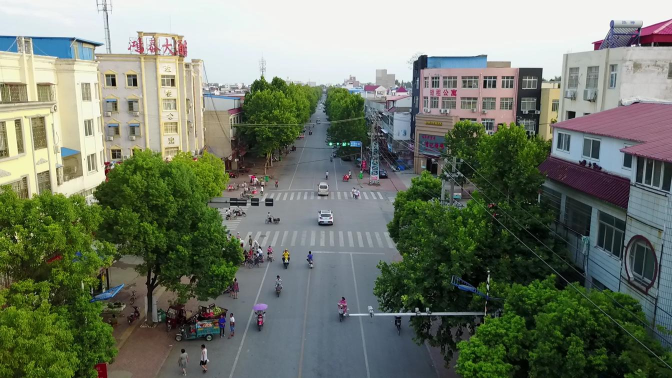
#> input picture sequences/uav0000169_00000_s/img0000014.jpg, 1344 x 756 px, found by its file name (shown at 1/2 size); its folder holds only this picture in this run
$ jupyter execute composite.ipynb
#> lines starting #> are read from the running program, lines starting #| are printed output that depends on the picture; after the words box and inside, x2 and y2 are one past the last pixel; in counts of white or black regions, pixels touching at a corner belong together; long printed decimals are rounded
### code/segmentation/fuzzy_c_means.py
from segmentation.image_segmenter import ImageSegmenter
import numpy as np
from scipy.signal import convolve2d

# [10 lines left out: function get_d, not called in this run]

class FuzzyCMeansSegmenter(ImageSegmenter):

    def __init__(self, n_groups: int, target_error: float, neighbourhood_size: int, m: float, lambda_val: float,
                 max_iter: int):
        # TODO finish arg parsing + default values

        self.n_groups = n_groups
        self.target_error = target_error
        self.neighbourhood_size = neighbourhood_size
        self.m = m
        self.lambda_val = lambda_val
        self.max_iter = max_iter

        self.p = 1
        self.q = 1
        self.epsilon = 0
        self.__min_clip = 1e-5

    def segment_image(self, image: np.ndarray, previous_guess: np.ndarray = None, return_centroid : bool = False) -> np.ndarray:

        # TODO use previous_guess

        kernel = np.ones((self.neighbourhood_size,) * 2)

        # Update centroids first
        default_u = np.zeros([self.n_groups, ] + list(image.shape[0:2]))
        rows, cols = image.shape[0:2]
        row_indices, col_indices = np.meshgrid(np.arange(rows), np.arange(cols), indexing='ij')
        summed = row_indices * cols + col_indices

        for ii in range(self.n_groups):
            idxii = summed % self.n_groups == ii
            default_u[ii, idxii] = 1

        centroids = self.__compute_centroids(image, default_u)

        # Warning dismiss
        u_prime_prime = None

        for i in range(self.max_iter):

            # Compute u
            u = self.__update_u(image, centroids)

            # Compute hesitation
            ones = np.ones_like(u)
            pi = ones - u - (ones - u) / (ones + self.lambda_val * u)

            # Compute membership function
            u_prime = u + pi

            # Compute spatial function
            h = np.zeros_like(u)
            for j in range(u.shape[0]):
                h[j, :, :] = convolve2d(u[j, :, :], kernel, mode='same', boundary='fill')

            # Compute new membership function
            u_prime_prime_prod = np.pow(u_prime, self.p) * np.pow(h, self.q)
            u_prime_prime = u_prime_prime_prod / np.sum(u_prime_prime_prod, axis=0)[np.newaxis, :, :]

            # Compute centroids
            centroids = self.__compute_centroids(image, u_prime_prime)

            # TODO check u(new) - u(old) diff

            if self.__compute_error(image, centroids, u_prime_prime) < self.target_error:
                break

        ret_val = np.argmax(u_prime_prime, axis = 0)

        if return_centroid:
            return ret_val, centroids

        return ret_val

    def __update_u(self, image: np.ndarray, centroids: np.ndarray) -> np.ndarray:
        '''
            Computes the membership value according to paper specification
        '''
        dists = self.__compute_pixel_dist(image, centroids)
        summed = np.sum(dists, axis=0)[np.newaxis, :, :]

        # clip to avoid runtime issues (nan/inf)
        dists = np.clip(dists, a_min = self.__min_clip, a_max = np.inf)

        denom = np.pow(dists / summed, 2.0 / (self.m - 1))

        u_ones = np.ones_like(denom)

        return u_ones / denom

    def __compute_centroids(self, image: np.ndarray, u: np.ndarray) -> np.ndarray:
        '''
            Computes the new centroid position according to paper specification
        '''
        numerator = np.sum(np.pow(u, self.m)[:, :, :, np.newaxis] * image[np.newaxis, :, :], axis=(1, 2))
        denominator = np.sum(np.pow(u, self.m), axis=(1, 2))

        return numerator / denominator[:, np.newaxis]

    def __compute_error(self, image: np.ndarray, centroids: np.ndarray, classification: np.ndarray) -> float:
        '''
            Computes the error
        '''
        # TODO assert centroids length = third dim classification
        error = self.__compute_pixel_dist(image, centroids)
        expanded_classification = np.pow(classification[:, np.newaxis, np.newaxis], self.m)

        return np.sum(error * expanded_classification)

    def __compute_pixel_dist(self, pixels: np.ndarray, centroids: np.ndarray) -> np.ndarray:
        '''
            Return L2 norm squared of between pixels and centroids

            pixels: image (N, M, D) to compute the individual distances (np.ndarray)
            centroids: centroids (C, D) to compute distance from (np.ndarray)

            returns float pixel distance array (C, N, M, D)
        '''
        expanded_image = np.array(pixels[np.newaxis, :, :, :], dtype=float)
        expanded_centroids = np.array(centroids[:, np.newaxis, np.newaxis, :], dtype=float)

        diff = expanded_image - expanded_centroids
        pow_mat = np.pow(diff, self.m)

        return np.sum(pow_mat, axis=3)

### code/composite.ipynb
[cell 1]
import numpy as np
import cv2 as cv
import matplotlib.pyplot as plt
import matplotlib.patches as patches
from segmentation.fuzzy_c_means import FuzzyCMeansSegmenter
from filtering.kalman_filter import KalmanFilter
from filtering.lowpass_filter import LowPassFilter
from os import listdir

[cell 2]
folder_path = "/workspaces/python-opencv/resources/VisDrone2019-SOT-train/sequences/uav0000169_00000_s/"
out_path = "/workspaces/python-opencv/repo/out/sequence.mp4"

[cell 3]
pictures = sorted(listdir(folder_path))
fps = 30

[cell 4]
frame = cv.imread(folder_path + pictures[0])
#> frame is the input picture: shape (756, 1344, 3); mean B, G, R 106.5, 121.6, 113.5

[cell 5]
x, y, w, h = 625, 425, 30, 40

[cell 6]
track_window = (x, y, w, h)

[cell 7]
fig, ax = plt.subplots()
plt.imshow(frame[:, :, ::-1])
rect = patches.Rectangle((x, y), w, h, linewidth=1, edgecolor='r', facecolor='none')
ax.add_patch(rect)
plt.axis("off")
plt.tight_layout()
plt.show()
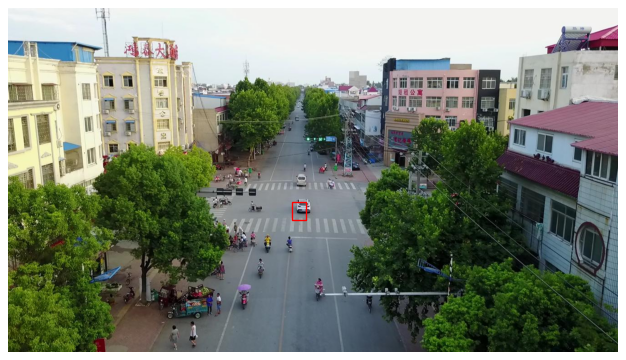
#> figure drawn by matplotlib, 1 panel

[cell 8]
roi = frame[y:y+h, x:x+w, :]
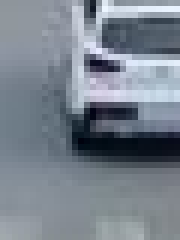
#> roi: shape (40, 30, 3) (shown 6 times larger); mean B, G, R 141.2, 130.2, 121

histogram_region = roi
histogram_region_hsv = cv.cvtColor(histogram_region, cv.COLOR_BGR2HSV)
#> histogram_region_hsv: shape (40, 30, 3); mean H, S, V 106.1, 46.5, 141.2

[cell 9]
fuzzy = FuzzyCMeansSegmenter(5, 0, 2, 2, 2, 100)
segmented, centroids = fuzzy.segment_image(histogram_region_hsv, return_centroid=True)
#> in __compute_centroids, `numerator = np.sum(np.pow(u, self.m)[:, :, :, np.newaxis] * image[np.n..`: numerator = [[25445, 11255, 33409], [25427, 10780, 34066], [25443, 11103, 34250], [25494, 11245, 34349], [25479, 11474, 33355]]
#> in segment_image, `centroids = self.__compute_centroids(image, default_u)`: centroids = [[106, 46.9, 139.2], [105.9, 44.92, 141.9], [106, 46.26, 142.7], [106.2, 46.85, 143.1], [106.2, 47.81, 139]]
#> the loop in segment_image, `for i in range(self.max_iter):` made 100 passes
#> denominator in __compute_centroids on passes 1 to 12: [54.32, 69.89, 48.87, 45.4, 48.05], [81.14, 154.1, 63.22, 51.44, 73.82], [122, 279, 86.48, 65.39, 112.6], [174.2, 418.5, 95.23, 103.3, 100.8], [187.8, 424.8, 120.6, 130.9, 108.3], [190.2, 414.4, 133.9, 133.7, 103.4], [190.2, 405.4, 145.4, 134, 97.81], [184.7, 400.7, 157.4, 134.6, 95.82], [177.3, 397.4, 170.7, 134.8, 94.55], [169.5, 392.7, 186.9, 135.1, 93.43], [161.2, 386, 206.2, 135.7, 92.3], [152.1, 377.8, 227.2, 136.6, 91.13]
#> in segment_image, `ret_val = np.argmax(u_prime_prime, axis = 0)`:
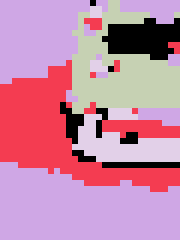
#> ret_val: shape (40, 30) int64 (shown 6 times larger); 5 distinct labels, from 0 to 4; one colour per label, 0 black
#> centroids = [[106.1, 73.06, 94.91], [105.2, 46.58, 129.5], [104.6, 27.28, 157.1], [109.8, 34.21, 198.2], [108.3, 146.5, 41.66]]

subset_segmented = segmented[int(h/4):int(3 * h/4), int(w/4):int(3 * w/4)]
# subset_segmented = segmented

counts = np.bincount(subset_segmented.flatten())
#> counts = [34, 121, 18, 69, 58]
dominant_index = np.argmax(counts)
#> dominant_index = 1
dominant_color = centroids[dominant_index]
#> dominant_color = [105.2, 46.58, 129.5]

[cell 10]
plt.imshow(segmented)
plt.axis("off")
plt.tight_layout()
plt.show()

[cell 11]
_h, _s, _v = dominant_color
std_h, std_s, std_v = np.std(histogram_region_hsv, axis=(0, 1))
#> std_h = 4.8; std_s = 38.56; std_v = 46.92

std_v = 30
_v = 230

lower_bound = np.array([max(_h - std_h, 0), max(_s - std_s, 0), max(_v - std_v, 0)])
#> lower_bound = [100.4, 8.02, 200]
upper_bound = np.array([min(_h + std_h, 180), min(_s + std_s, 255), min(_v + std_v, 255)])
#> upper_bound = [110, 85.15, 255]

print(lower_bound)
#| [100.387   8.019 200.        ]
print(upper_bound)
#| [109.982  85.147 255.        ]

[cell 12]
img_hsv_roi = cv.cvtColor(roi, cv.COLOR_BGR2HSV)
img_mask = cv.inRange(img_hsv_roi, lower_bound, upper_bound)
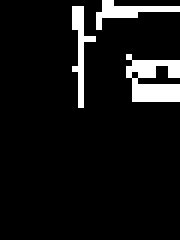
#> img_mask: shape (40, 30) (shown 6 times larger); 7.9% white in thin lines or dots, all inside (x1, y1, x2, y2) = (12, 0, 30, 18)

[cell 13]
plt.imshow(img_mask)
plt.axis("off")
plt.tight_layout()
plt.show()

[cell 14]
roi_hist = cv.calcHist([img_hsv_roi], [0], img_mask, [180], [0, 180])
#> roi_hist = 180 values, max 26 at index 106, min 0 at index 0, mean 0.528
roi_hist = cv.normalize(roi_hist, roi_hist, 0, 255, cv.NORM_MINMAX)
#> roi_hist = 180 values, max 255 at index 106, min 0 at index 0, mean 5.18

[cell 15]
fourcc = cv.VideoWriter_fourcc(*'mp4v')
video_out = cv.VideoWriter(out_path, fourcc, fps, frame.shape[0:2][::-1])

[cell 16]
term_crit = (cv.TERM_CRITERIA_EPS | cv.TERM_CRITERIA_COUNT, 10, 1)

[cell 17]
for picture in pictures:
    frame = cv.imread(folder_path + picture)

    hsv = cv.cvtColor(frame, cv.COLOR_BGR2HSV)
#> hsv: shape (756, 1344, 3); mean H, S, V 65.9, 86.4, 127.4
    dst = cv.calcBackProject([hsv], [0], roi_hist, [0, 180], 1)
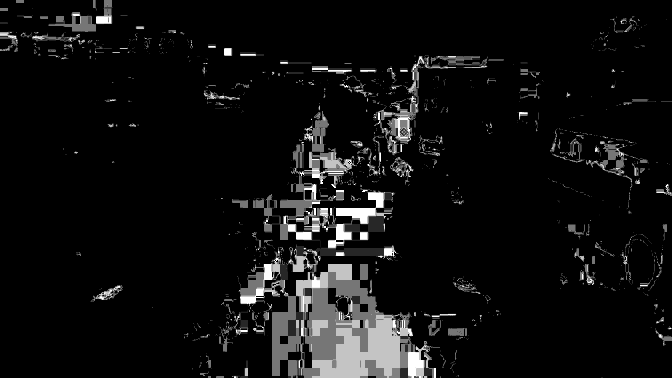
#> dst: shape (756, 1344) (shown at 1/2 size); min 0, max 255, mean 15.8

    # apply meanshift to get the new location
    ret, track_window = cv.meanShift(dst, track_window, term_crit)
#> ret = 9; track_window = (620, 415, 30, 40)

    # Draw it on image
    x, y, w, h = track_window
#> x = 620; y = 415; w = 30; h = 40
    img2 = cv.rectangle(frame, (x, y), (x+w, y+h), 255, 2)

    video_out.write(img2)

[cell 18]
video_out.release()
cv.destroyAllWindows()

$ run again, on sequences/uav0000169_00000_s/img0000073.jpg
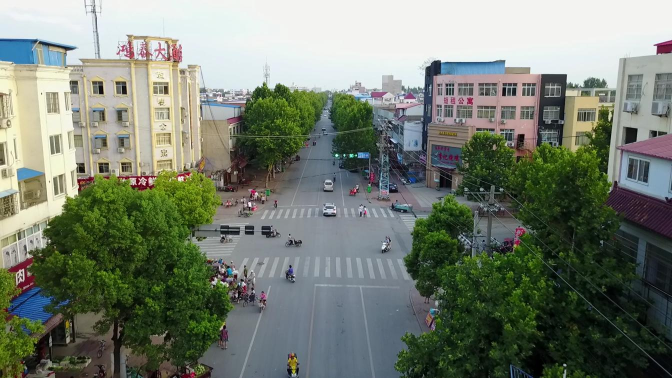
#> input picture sequences/uav0000169_00000_s/img0000073.jpg, 1344 x 756 px, found by its file name (shown at 1/2 size)
#> frame is the input picture: shape (756, 1344, 3); mean B, G, R 112.8, 125.7, 117.8
#> histogram_region_hsv: shape (40, 30, 3); mean H, S, V 106.9, 33.2, 148.4
#> numerator = [[25618, 7480, 36331], [25589, 7686, 35941], [25651, 8107, 35416], [25694, 8201, 35147], [25684, 8333, 35204]]
#> in segment_image, `centroids = self.__compute_centroids(image, default_u)`: centroids = [[106.7, 31.17, 151.4], [106.6, 32.02, 149.8], [106.9, 33.78, 147.6], [107.1, 34.17, 146.4], [107, 34.72, 146.7]]
#> the loop in segment_image, `for i in range(self.max_iter):` made 100 passes
#> denominator in __compute_centroids on passes 1 to 8: [289.9, 62.55, 19.39, 24, 24.06], [663, 109, 24.04, 20.98, 15.31], [740.1, 179.1, 44.85, 7.03, 13.46], [815.2, 163.4, 60.9, 5.31, 24.25], [872.7, 148.9, 42.67, 6.86, 16.24], [923.1, 143.7, 25.21, 12.79, 8], [950.3, 156.1, 5.43, 10.67, 16.56], [976.9, 140.9, 7.15, 6.52, 9.59]
#> ret_val: shape (40, 30) int64; 5 distinct labels, from 0 to 4
#> `segmented, centroids = fuzzy.segment_image(histogram_region_hsv, retur..`: centroids = [[106.9, 27.53, 155.1], [106.4, 47.59, 123.5], [108.1, 133.5, 48.73], [107.5, 135.8, 47.76], [108.1, 133.5, 48.73]]
#> counts = [300]
#> dominant_index = 0
#> dominant_color = [106.9, 27.53, 155.1]
#> std_h = 2.21; std_s = 23.9; std_v = 23.28
#> lower_bound = [104.7, 3.63, 200]
#> upper_bound = [109.1, 51.43, 255]
#| [104.656   3.629 200.        ]
#| [109.069  51.430 255.        ]
#> `img_mask = cv.inRange(img_hsv_roi, lower_bound, upper_bound)`:
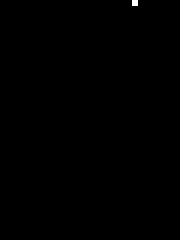
#> img_mask: shape (40, 30) (shown 6 times larger); 0.08% white in thin lines or dots, all inside (x1, y1, x2, y2) = (22, 0, 23, 1)
#> `roi_hist = cv.calcHist([img_hsv_roi], [0], img_mask, [180], [0, 180])`: roi_hist = 180 values, max 1 at index 106, min 0 at index 0, mean 0.00556
#> `roi_hist = cv.normalize(roi_hist, roi_hist, 0, 255, cv.NORM_MINMAX)`: roi_hist = 180 values, max 255 at index 106, min 0 at index 0, mean 1.42
#> hsv: shape (756, 1344, 3); mean H, S, V 65.6, 78.3, 131.2
#> `dst = cv.calcBackProject([hsv], [0], roi_hist, [0, 180], 1)`:
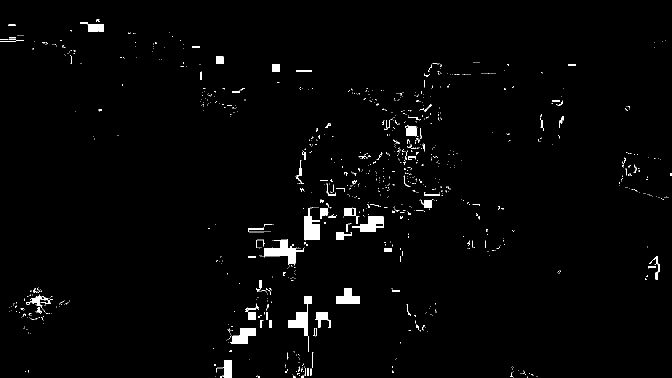
#> dst: shape (756, 1344) (shown at 1/2 size); 1.9% white; 976 white regions (870 under 20 px), largest, box (x1, y1, x2, y2) and area: (528, 479, 609, 531) 1599, (576, 592, 624, 704) 1502, (608, 415, 640, 481) 1378
#> ret = 7; track_window = (606, 438, 30, 40)
#> x = 606; y = 438; w = 30; h = 40
